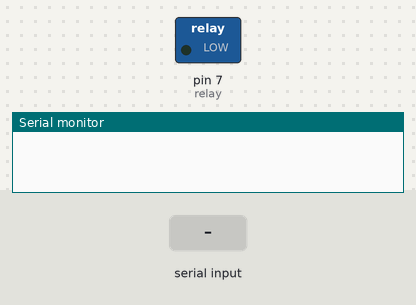
Bench run of a sketch on a simulated Arduino Uno, built with avr-gcc and run on an emulated ATmega328P. On the bench: switched loads named in the sketch (green lamp = pin HIGH), the last lines printed to the serial monitor. The test bench sets the inputs (shaded band).

Above: at 1.2 s.
1.3 s: "b" received over the second serial link
At 2.0 s:
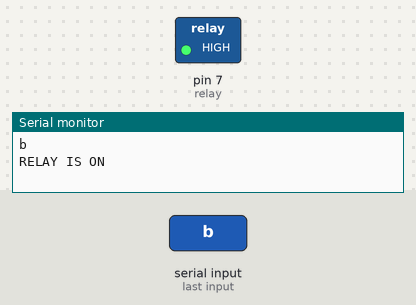
Timing chart, 0 to 27.8 s (numbered marks = the images above; inputs shaded):
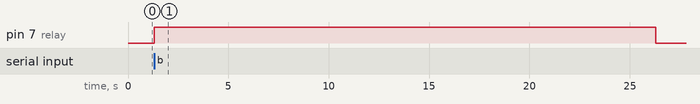

The sketch:

ardu.ino
```cpp
/*----------------------
  Firmansyah Wahyu
  @2021
  https://github.com/bywahjoe/Arduino-ESP32-Blynk-Monitoring-Temp-Humid-Relay.git
  ------------------------*/

#include <SoftwareSerial.h>
#define relay 7

//Waktu Siram
int banyak = 25000;
int sedang = 20000;
int dikit = 15000;

SoftwareSerial mySerial(8, 9);//rx tx

void setup() {
  Serial.begin(115200);
  mySerial.begin(115200);
  pinMode(relay, OUTPUT);
}
void loop() {
  char recv;
  if (mySerial.available()) {
    recv = mySerial.read();
    Serial.println(recv);
    if (recv == 'b') {
      pompaON(); delay(banyak);}
    else if (recv == 's') {
      pompaON();delay(sedang);    }
    else if (recv == 'd') {
      pompaON();delay(dikit);}
    else if (recv == 't') {pompaOFF();}
    else {}
    pompaOFF();
    mySerial.begin(115200);
  } else {}
}
void pompaON() {
  Serial.println("RELAY IS ON");
  digitalWrite(relay, HIGH);
}
void pompaOFF() {
  Serial.println("RELAY IS OFF");
  digitalWrite(relay, LOW);
}
```

Measured:
- after the input at 1.3 s, pin 7 (relay): LOW → HIGH at once, → LOW 25.0 s later
